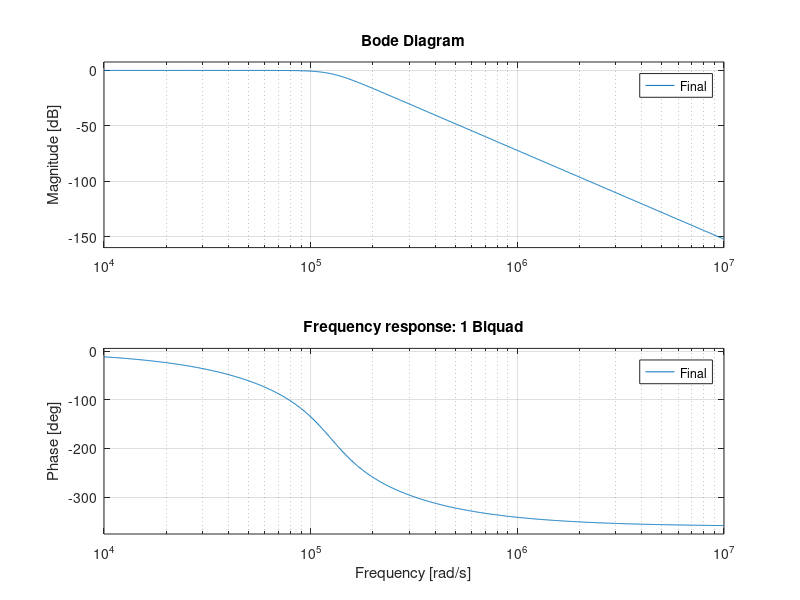

This figure's MATLAB source:
clc;
clear all;
close all;
format shorteng;


OmegaP = 40 * pi * 1000;         %3db point
QP1 = 1.306563;             %Quality factor
QP2 = .541196100;

s = tf('s');

Numer1 = OmegaP^2;
Denom1 = s^2 + (OmegaP / QP1) * s + OmegaP^2;

Numer2 = OmegaP^2;
Denom2 = s^2 + (OmegaP / QP2) * s + OmegaP^2;

% Numer3 = OmegaP^2;
% Denom3 = s^2 + (OmegaP / QP3) * s + OmegaP^2;

Gv1 = Numer1 / Denom1;
Gv2 = Numer2 / Denom2;
% Gv3 = Numer3 / Numer3;

Final = Gv1 * Gv2;

figure;
bode(Final);
title('Frequency response: 1 Biquad');

% subplot(3,1,2);
% bode(Bi2Response);
% title('Frequency response: 2 Biquads');
% 
% subplot(3,1,3);
% bode(Bi3Response);
% title('Frequency response: 3 Biquads');







